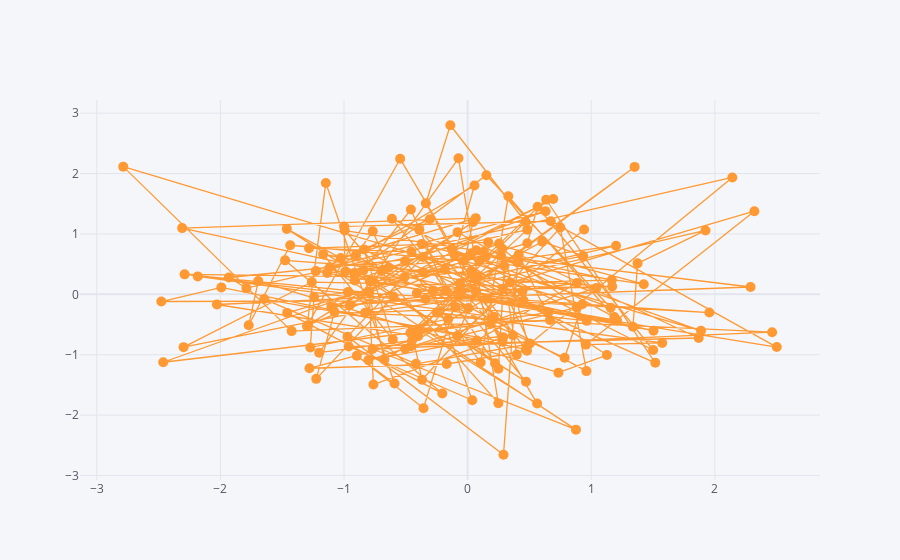

This figure's notebook cell:
### Code cell
df.iplot(x='A',y='B',mode='lines+markers+text',size=10)

### Figure 1 — Plotly figure (JSON) as saved in the notebook; plotly's stock layout.template omitted (floating-point values rounded to 4 significant figures; data arrays with more than 128 entries replaced by an {"elided": "..."} marker saying what was removed)
{"data": [{"line": {"color": "rgba(255, 153, 51, 1.0)", "dash": "solid", "shape": "linear", "width": 1.3}, "marker": {"size": 10, "symbol": "circle"}, "mode": "lines+markers+text", "name": "B", "text": "", "type": "scatter", "x": {"elided": "200 float values"}, "y": {"elided": "200 float values"}}], "layout": {"legend": {"bgcolor": "#F5F6F9", "font": {"color": "#4D5663"}}, "paper_bgcolor": "#F5F6F9", "plot_bgcolor": "#F5F6F9", "title": {"font": {"color": "#4D5663"}}, "xaxis": {"gridcolor": "#E1E5ED", "showgrid": true, "tickfont": {"color": "#4D5663"}, "title": {"font": {"color": "#4D5663"}, "text": ""}, "zerolinecolor": "#E1E5ED"}, "yaxis": {"gridcolor": "#E1E5ED", "showgrid": true, "tickfont": {"color": "#4D5663"}, "title": {"font": {"color": "#4D5663"}, "text": ""}, "zerolinecolor": "#E1E5ED"}}}
